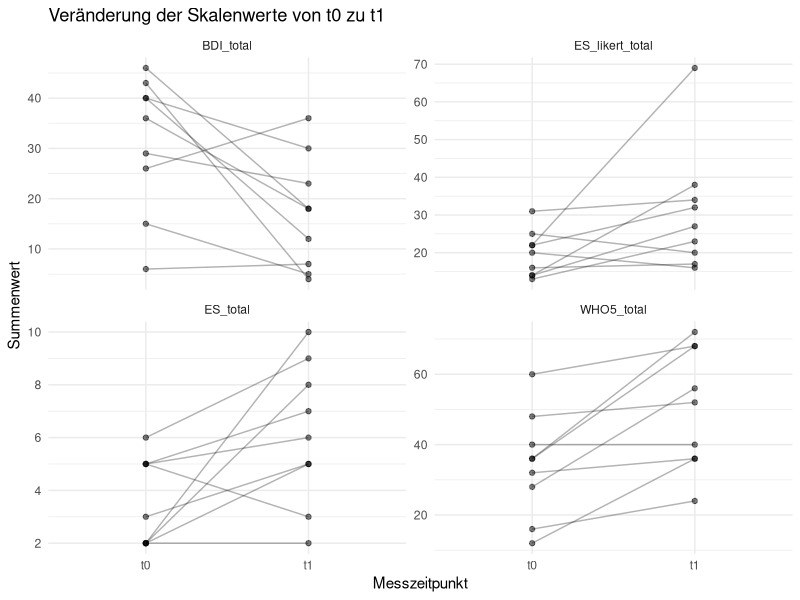
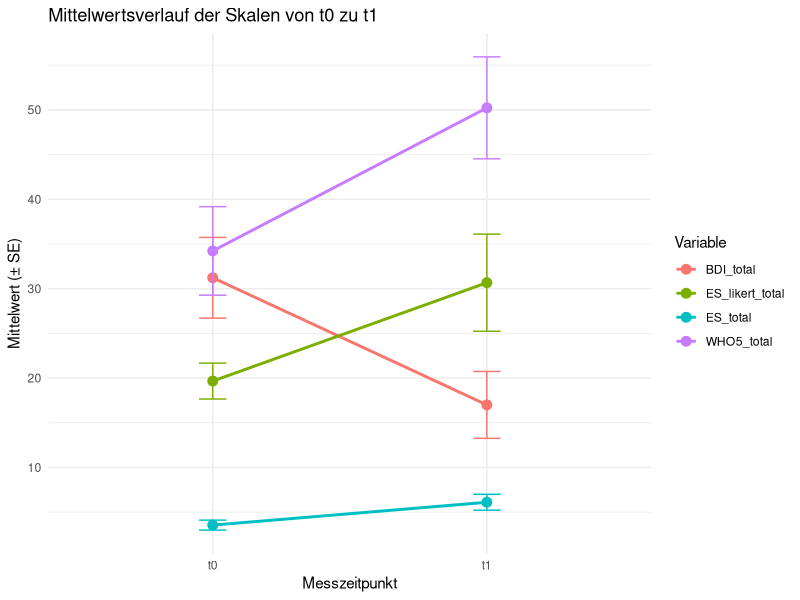

Generate these figures, in order, with R:
library(dplyr)
library(flextable)



lmu = read.csv2("lmu.csv")
#View(lmu)
#names(lmu)

# Neue Variable "Population" erstellen und auf "nicht-klinisch" setzen
lmu$Population <- "klinisch"
lmu <- lmu[, c("Population", setdiff(names(lmu), "Population"))]


# Unnötige Variablen entfernen


vars_to_remove <- c("Code_Studie", "Geburtsdatum",
                    "t0_WHOQOLBREF_3r", "t0_WHOQOLBREF_4r", "t0_WHOQOLBREF_26r", 
                    "t1_WHOQOLBREF_3r", "t1_WHOQOLBREF_4r", "t1_WHOQOLBREF_26r", 
                    "t0_WHO_ges", "t1_WHO_ges", "t0_BDI_ges", "t1_BDI_ges", 
                    "t0_ES_ges", "t1_ES_ges", "t0_ES_likert_ges", "t1_ES_likert_ges", 
                    "t0_CDRISC_ges", "t1_CDRISC_ges", 
                    "t0_WHOQOLBREF_Physical", "t0_WHOQOLBREF_Psychological", "t0_WHOQOLBREF_Environment", "t0_WHOQOLBREF_Social",
                    "t0_WHOQOLBREF_Physical100", "t0_WHOQOLBREF_Psychological100", "t0_WHOQOLBREF_Environment100", "t0_WHOQOLBREF_Social100", "t0_WHOQOLBREF_Total",
                    "t1_WHOQOLBREF_Physical", "t1_WHOQOLBREF_Psychological", "t1_WHOQOLBREF_Environment", "t1_WHOQOLBREF_Social",
                    "t1_WHOQOLBREF_Physical100", "t1_WHOQOLBREF_Psychological100", "t1_WHOQOLBREF_Environment100", "t1_WHOQOLBREF_Social100", "t1_WHOQOLBREF_Total",
                    "t0_BSI_Somatisierung", "t0_BSI_Zwanghaftigkeit", "t0_BSI_Sozialkontakt", "t0_BSI_Depressivität", "t0_BSI_Aengstlichkeit",
                    "t0_BSI_Aggressivitaet", "t0_BSI_Phobisch", "t0_BSI_Paranoid", "t0_BSI_Psychotizismus", "t0_BSI_GSI",
                    "t1_BSI_Somatisierung", "t1_BSI_Zwanghaftigkeit", "t1_BSI_Sozialkontakt", "t1_BSI_Depressivität", "t1_BSI_Aengstlichkeit",
                    "t1_BSI_Aggressivitaet", "t1_BSI_Phobisch", "t1_BSI_Paranoid", "t1_BSI_Psychotizismus", "t1_BSI_GSI")
prefixes_to_remove <- c("t0_PSI", "t0_CEQ", "t0_CTQ", "t0_WB_CU", "t0_MPQ", "t0_UCLA", 
                        "t0_SNQ", "t0_RSES", "t0_BRS", "t0_SOFAS", "t0_CIE", "t0_MADRS", 
                        "t0_ADP", "v4_GQ", "v4_CEQ", "t1_PSI", "t1_CEQ", "t1_CTQ", "t1_WB_CU", "t1_MPQ", "t1_UCLA", 
                        "t1_SNQ", "t1_RSES", "t1_BRS", "t1_SOFAS", "t1_CIE", "t1_MADRS", 
                        "t1_ADP", "t2", "t3")

columns_to_remove <- names(lmu)[sapply(names(lmu), function(x) any(startsWith(x, prefixes_to_remove)))]
columns_to_remove <- c(columns_to_remove, vars_to_remove)  

lmu <- lmu[, !names(lmu) %in% columns_to_remove]

# Entferne Drop Outs ect...
dropouts = table(lmu$Note) # 18 Drop outs 

lmu <- lmu %>%
  filter(!Note %in% c("missing", "Drop-Out", "Unterlagen fehlend", "DROP Out", "nicht vergeben", "DROP out", "Drop out"))


sum(is.na(lmu$t0_ES_1)) 


# Entferne ES = NA == 3 (einer noch nicht eingetragen) raus --> aktuell 32 probandinnen
lmu <- lmu %>%
  filter(!is.na(t0_ES_1))





# sample characteristics --------------------------------------------------

#alter abrunden
lmu$Alter = floor(lmu$Alter)
lmu$Geschlecht

# Demographics codieren
lmu$Geschlecht <- factor(lmu$Geschlecht, levels = c(1, 2, 3), labels = c("female", "male", "divers"))
lmu$Diag_Prim <- factor(
  lmu$Diag_Prim,
  levels = 1:12,
  labels = c(
    "Major Depressive Disorder",
    "Bipolare Störung",
    "Anxiety Disorder",
    "Obsessive-Compulsive Disorder",
    "Schizophrenia",
    "Schizoaffektive Erkrankung",
    "(k)PTBS",
    "Borderline Personality Disorder",
    "Andere Persönlichkeitsstörung",
    "ADHS",
    "Autism Spectrum Disorder",
    "Sonstige"
  )
)

lmu$t0_sozanam_familienstand <- factor(
  lmu$t0_sozanam_familienstand,
  levels = 1:5,
  labels = c("Single", "Partnered", "Married", "Divorced", "Widowed")
)

lmu$t0_sozanam_wohnsituation <- factor(
  lmu$t0_sozanam_wohnsituation,
  levels = 1:5,
  labels = c("Alleine", "Mit Partner", "Bei den Eltern", "WG", "TWG")
)

lmu$t0_sozanam_schulabschluss <- factor(
  lmu$t0_sozanam_schulabschluss,
  levels = 1:5,
  labels = c("Grundschule", "Hauptschule", "Realschule", "Fachabitur", "Abitur")
)

lmu$t0_sozanam_ausbildung <- factor(
  lmu$t0_sozanam_ausbildung,
  levels = 1:4,
  labels = c("keine begonnen", "abgeschlossen", "abgebrochen", "laufend")
)

lmu$t0_sozanam_studium <- factor(
  lmu$t0_sozanam_studium,
  levels = 1:5,
  labels = c("Nein", "Abgebrochen", "Bin dabei", "Bachelor", "Master (Diplom)")
)

lmu$t0_sozanam_geld <- factor(
  lmu$t0_sozanam_geld,
  levels = 1:5,
  labels = c("unter 100€", "100-250€", "250-500€", "500-1000€", "über 1000€")
)

lmu$t0_sozanam_berufstätig <- factor(
  lmu$t0_sozanam_berufstätig,
  levels = 1:4,
  labels = c("Employed", "Retired", "Unemployed", "Student")
)


summary_table <- lmu %>%
  group_by(Geschlecht) %>%
  summarise(
    Alter_Mean = mean(Alter, na.rm = TRUE),
    Alter_SD = sd(Alter, na.rm = TRUE),
    n = n()
  )



flextable(summary_table)


# characteristics erstellen 

characteristics_lmu <- lmu[, c(
  "Population",
  "Geschlecht",
  "Alter",
  "Diag_Prim",
  "t0_sozanam_familienstand",
  "t0_sozanam_wohnsituation",
  "t0_sozanam_geld",
  "t0_sozanam_schulabschluss",
  "t0_sozanam_ausbildung",
  "t0_sozanam_studium",
  "t0_sozanam_berufstätig"
)]

write.csv2(characteristics_lmu, file = "characteristics_lmu.csv")

#create Rasch df 

raschlmu <- lmu %>%
  select(starts_with("t0_ES_"), Population, Alter, Geschlecht) %>%
  select(-starts_with("t0_ES_likert"))

names(raschlmu) = c("ES_1", "ES_2", "ES_3", "ES_4", "ES_5", "ES_6", "ES_7", "ES_8", "ES_9", "ES_10", "Population", "age", "sex")

write.csv2(raschlmu, file = "raschlmu.csv")

# Create Datensatz für t0 -------------------------------------------------

vars_to_remove <- c("Note", "Alter", "Geschlecht", "Aufnahmedatum", "Entlassdatum", 
                    "Diag_Prim", "Diag_Kom1", "Diag_Kom2", "Diag_Notiz", "Diag_Verlauf",
                    "t0_sozanam_familienstand", "t0_sozanam_wohnsituation", "t0_sozanam_beschwerden",
                    "t0_sozanam_finanziell", "t0_sozanam_geld", "t0_sozanam_schulabschluss", 
                    "t0_sozanam_ausbildung", "t0_sozanam_studium", "t0_sozanam_bildung", 
                    "t0_sozanam_berufstätig", "t0_sozanam_arbeit", "t0_sozanam_konfession",
                    "t0_sozanam_konfession2", "t0_sozanam_konfession3", "t0_sozanam_schlaf", 
                    "t0_sozanam_schlaf2", "t0_sozanam_lebensbereiche1", "t0_sozanam_lebensbereich2",
                    "t0_sozanam_lebensbereich3", "t0_sozanam_lebensbereich4", "t0_sozanam_lebensbereich5",
                    "t0_sozanam_lebensbereich6", "t0_sozanam_lebensbereich7", "t0_sozanam_lebensqualität",
                    "t0_sozanam_erwartung", "t0_sozanam_beschwerdenbeginn", "t0_sozanam_aufenthalte1",
                    "t0_sozanam_aufenthalte2", "t0_sozanam_aufenthalte3", "t0_sozanam_ambulant1", 
                    "t0_sozanam_ambulant2", "t0_sozanam_ambulant3", "t0_sozanam_ambulant4", 
                    "t0_sozanam_ambulant5", "t0_sozanam_therapieverfahren", "t0_sozanam_selbstverletzt",
                    "t0_sozanam_selbstverletzt1", "t0_sozanam_selbstverletzt2", "t0_sozanam_selbstverletzt3",
                    "t0_sozanam_suizid", "t0_sozanam_suizid1", "t0_sozanam_suizid2", "t0_sozanam_suizid3",
                    "t0_sozanam_alkohol", "t0_sozanam_alkohol2", "t0_sozanam_alkohol3", 
                    "t0_sozanam_alkohol4", "t0_sozanam_zigaretten", "t0_sozanam_zigaretten2", 
                    "t0_sozanam_drogen", "t0_sozanam_drogen1")

lmu <- lmu[, !(names(lmu) %in% vars_to_remove)]


# clone df for longitudinal alanyses --------------------------------------

long = lmu



# create t0 df ------------------------------------------------------------

lmu <- lmu[, !grepl("^t1_", names(lmu))]


# Neue Namen für die Variablen in lmu definieren
new_names <- c("Population", "id", 
               paste0("WHO_", 1:5), 
               paste0("MINI_current_", 1:9), 
               paste0("MINI_past_", 1:9), 
               paste0("BDI_", 1:21), 
               paste0("ES_", 1:10), 
               paste0("ES_likert_", 1:10), 
               paste0("CDRISC_", 1:10), 
               paste0("WHOQOL_", 1:26), 
               paste0("BSI_", 1:53))

names(lmu) <- new_names


# PWB missing
missing_vars <- c("PWB_1", "PWB_2", "PWB_3", "PWB_4", "PWB_5", "PWB_6", "PWB_7", "PWB_8", 
                  "PWB_9", "PWB_10", "PWB_11", "PWB_12", "PWB_13", "PWB_14", "PWB_15", "PWB_16", "PWB_17", "PWB_18")

for (var in missing_vars) {
  if (!var %in% names(lmu)) {
    lmu[[var]] <- NA
  }
}

desired_order <- c("Population", "id", 
                   grep("^ES_[0-9]", names(lmu), value = TRUE),  # Nur ES_1 bis ES_10, aber nicht ES_likert_
                   grep("^ES_likert_", names(lmu), value = TRUE),
                   grep("^BDI_", names(lmu), value = TRUE),
                   grep("^MINI_current_", names(lmu), value = TRUE),
                   grep("^MINI_past_", names(lmu), value = TRUE),
                   grep("^WHOQOL_", names(lmu), value = TRUE),
                   grep("^PWB_", names(lmu), value = TRUE),
                   grep("^CDRISC_", names(lmu), value = TRUE),
                   grep("^WHO_", names(lmu), value = TRUE),
                   grep("^BSI_", names(lmu), value = TRUE))

lmu <- lmu[, desired_order]
#View(lmu)


# Skalenaggregation und Umkodieren  ---------------------------------------

# 1 missing in ES likert -> 1x mean umputation!

lmu$ES_total <- rowSums(lmu[, grep("^ES_[1-9]$|^ES_10$", colnames(lmu))], na.rm = TRUE)

# ES_likert mit mean imputation
# Auswahl der relevanten Items
es_items <- lmu[, grep("ES_likert", colnames(lmu))]

# Zeilenweise Mittelwert-Imputation
es_imputed <- t(apply(es_items, 1, function(row) {
  if (all(is.na(row))) {
    return(rep(NA, length(row)))  # keine Imputation bei komplett fehlender Zeile
  }
  row[is.na(row)] <- mean(row, na.rm = TRUE)
  return(row)
}))
# In Data Frame umwandeln
es_imputed <- as.data.frame(es_imputed)
colnames(es_imputed) <- colnames(es_items)
# Skalenwert berechnen
lmu$ES_likert_total <- rowSums(es_imputed)




lmu$BDI_total = rowSums(lmu[, grep("BDI_", colnames(lmu))], na.rm = TRUE)

# Erstellen der Gruppen basierend auf dem BDI_total Score
lmu$BDI_Group <- cut(lmu$BDI_total, 
                      breaks = c(-Inf, 13, 19, 28, Inf), 
                      labels = c("Group0: no depression / clinical irrelevant", 
                                 "Group1: mild depression", 
                                 "Group2: moderate depression", 
                                 "Group3: severe depression"), 
                      right = TRUE)

# Berechnung der Summe der MINI_current und MINI_past Variablen
mini_current_sum <- rowSums(lmu[, grep("^MINI_current_", colnames(lmu))], na.rm = TRUE)
mini_past_sum <- rowSums(lmu[, grep("^MINI_past_", colnames(lmu))], na.rm = TRUE)

# Codierung für Mini_lifetime_MDE (YES/NO)
lmu$Mini_lifetime_MDE <- ifelse(mini_past_sum >= 0 & mini_past_sum <= 4, "NO", 
                                 ifelse(mini_past_sum >= 5 & mini_past_sum <= 9, "YES", NA))

# Codierung für Mini_current_MDE (MDE/Subthreshold Depression/None)
lmu$Mini_current_MDE <- ifelse(mini_current_sum == 0, "None", 
                                ifelse(mini_current_sum >= 1 & mini_current_sum <= 4, "Subthreshold Depression", 
                                       ifelse(mini_current_sum >= 5 & mini_current_sum <= 9, "MDE", NA)))

# Als Faktoren codieren
lmu$Mini_lifetime_MDE <- factor(lmu$Mini_lifetime_MDE, levels = c("NO", "YES"))
lmu$Mini_current_MDE <- factor(lmu$Mini_current_MDE, levels = c("None", "Subthreshold Depression", "MDE"))

# Erstellung der Gruppen basierend auf Mini_current_MDE und Mini_lifetime_MDE
lmu$MINI_Group <- ifelse(lmu$Mini_current_MDE == "None" & lmu$Mini_lifetime_MDE == "NO", "Group0: No history of MDE - healthy",
                          ifelse(lmu$Mini_current_MDE == "None" & lmu$Mini_lifetime_MDE == "YES", "Group1: Full remission",
                                 ifelse(lmu$Mini_current_MDE == "Subthreshold Depression" & lmu$Mini_lifetime_MDE == "NO", "Group2: First subthreshold depressive episode",
                                        ifelse(lmu$Mini_current_MDE == "MDE" & lmu$Mini_lifetime_MDE == "NO", "Group3: First depressive episode",
                                               ifelse(lmu$Mini_current_MDE == "Subthreshold Depression" & lmu$Mini_lifetime_MDE == "YES", "Group4: History of MDE + current subthreshold",
                                                      ifelse(lmu$Mini_current_MDE == "MDE" & lmu$Mini_lifetime_MDE == "YES", "Group5: History of MDE + current MDE", NA))))))

# Optional: Als Faktor kodieren, um die Gruppen geordnet darzustellen
lmu$MINI_Group <- factor(lmu$MINI_Group, levels = c("Group0: No history of MDE - healthy", 
                                                      "Group1: Full remission", 
                                                      "Group2: First subthreshold depressive episode", 
                                                      "Group3: First depressive episode", 
                                                      "Group4: History of MDE + current subthreshold", 
                                                      "Group5: History of MDE + current MDE"))




# WHOQOL_bref

# Umkodierung der WHOQOL_3, WHOQOL_4 und WHOQOL_26 mit recode()
lmu$WHOQOL_3 <- dplyr::recode(lmu$WHOQOL_3, `1` = 5, `2` = 4, `3` = 3, `4` = 2, `5` = 1)
lmu$WHOQOL_4 <- dplyr::recode(lmu$WHOQOL_4, `1` = 5, `2` = 4, `3` = 3, `4` = 2, `5` = 1)
lmu$WHOQOL_26 <- dplyr::recode(lmu$WHOQOL_26, `1` = 5, `2` = 4, `3` = 3, `4` = 2, `5` = 1)



# Berechnung der 4 WHOQOL-Domains (Konvertiert 0 - 100)


# Physical Health Domain (konvertiert)
lmu$WHOQOL_Physical_Health_Converted <- (4 * rowMeans(lmu[, c("WHOQOL_3", "WHOQOL_4", "WHOQOL_10", "WHOQOL_15", "WHOQOL_16", "WHOQOL_17", "WHOQOL_18")], na.rm = TRUE) - 4) * (100 / 16)

# Psychological Domain (konvertiert)
lmu$WHOQOL_Psychological_Converted <- (4 * rowMeans(lmu[, c("WHOQOL_5", "WHOQOL_6", "WHOQOL_7", "WHOQOL_11", "WHOQOL_19", "WHOQOL_26")], na.rm = TRUE) - 4) * (100 / 16)

# Social Relationships Domain (konvertiert)
lmu$WHOQOL_Social_Relationships_Converted <- (4 * rowMeans(lmu[, c("WHOQOL_20", "WHOQOL_21", "WHOQOL_22")], na.rm = TRUE) - 4) * (100 / 16)

# Environment Domain (konvertiert)
lmu$WHOQOL_Environment_Converted <- (4 * rowMeans(lmu[, c("WHOQOL_8", "WHOQOL_9", "WHOQOL_12", "WHOQOL_13", "WHOQOL_14", "WHOQOL_23", "WHOQOL_24", "WHOQOL_25")], na.rm = TRUE) - 4) * (100 / 16)

# QOL total (Diese Berechnung ist so eigentlich nicht vorgesehen)
lmu$WHOQOL_total <- rowMeans(lmu[, c("WHOQOL_Physical_Health_Converted", "WHOQOL_Psychological_Converted", "WHOQOL_Social_Relationships_Converted", "WHOQOL_Environment_Converted")], na.rm = TRUE)


# PWB

#lmu$PWB_1 <- dplyr::recode(lmu$PWB_1, `1` = 6, `2` = 5, `3` = 4, `4` = 3, `5` = 2, `6` = 1)
#lmu$PWB_3 <- dplyr::recode(lmu$PWB_3, `1` = 6, `2` = 5, `3` = 4, `4` = 3, `5` = 2, `6` = 1)
#lmu$PWB_5 <- dplyr::recode(lmu$PWB_5, `1` = 6, `2` = 5, `3` = 4, `4` = 3, `5` = 2, `6` = 1)
#lmu$PWB_6 <- dplyr::recode(lmu$PWB_6, `1` = 6, `2` = 5, `3` = 4, `4` = 3, `5` = 2, `6` = 1)
#lmu$PWB_8 <- dplyr::recode(lmu$PWB_8, `1` = 6, `2` = 5, `3` = 4, `4` = 3, `5` = 2, `6` = 1)
#lmu$PWB_10 <- dplyr::recode(lmu$PWB_10, `1` = 6, `2` = 5, `3` = 4, `4` = 3, `5` = 2, `6` = 1)
#lmu$PWB_11 <- dplyr::recode(lmu$PWB_11, `1` = 6, `2` = 5, `3` = 4, `4` = 3, `5` = 2, `6` = 1)
#lmu$PWB_14 <- dplyr::recode(lmu$PWB_14, `1` = 6, `2` = 5, `3` = 4, `4` = 3, `5` = 2, `6` = 1)

#lmu$PWB_Autonomy = rowSums(lmu[,c("PWB_1", "PWB_9", "PWB_17")])
#lmu$PWB_Environmental_Mastery = rowSums(lmu[,c("PWB_2", "PWB_11", "PWB_18")])
#lmu$PWB_Personal_Growth = rowSums(lmu[,c("PWB_4", "PWB_12", "PWB_14")])
#lmu$PWB_Rositive_Relations = rowSums(lmu[,c("PWB_5", "PWB_10", "PWB_13")])
#lmu$PWB_Purpose_of_life = rowSums(lmu[,c("PWB_6", "PWB_8", "PWB_15")])
#lmu$PWB_Self_Acceptance = rowSums(lmu[,c("PWB_3", "PWB_7", "PWB_16")])

#lmu$PWB_total = rowSums(lmu[,c("PWB_Autonomy", "PWB_Environmental_Mastery", "PWB_Personal_Growth","PWB_Rositive_Relations","PWB_Purpose_of_life", "PWB_Self_Acceptance"  )])

# Leere Variablen mit NA erstellen (gleiche Länge wie lmu)
lmu$PWB_Autonomy <- NA
lmu$PWB_Environmental_Mastery <- NA
lmu$PWB_Personal_Growth <- NA
lmu$PWB_Rositive_Relations <- NA
lmu$PWB_Purpose_of_life <- NA
lmu$PWB_Self_Acceptance <- NA
lmu$PWB_total <- NA



#RISC, WHO
lmu$CDRISC_total <- rowSums(lmu[, grep("^CDRISC_", colnames(lmu))], na.rm = TRUE)
lmu$WHO_total = rowSums(lmu[, grep("WHO_[1-5]", colnames(lmu))], na.rm = TRUE) * 4
# Erstellen der Variable ES_likert_WHO als Summe der letzten 5 ES_likert Items
lmu$ES_likert_WHO <- rowSums(lmu[, c("ES_likert_6", "ES_likert_7", "ES_likert_8", "ES_likert_9", "ES_likert_10")], na.rm = TRUE)

# Berechnung der GSI (Global Severity Index) als Mittelwert aller BSI-Items von 1 bis 53
lmu$GSI <- rowMeans(lmu[, paste0("BSI_", 1:53)], na.rm = TRUE)


# Berechnung der Summenwerte für die einzelnen BSI-Skalen

# Somatisierung
lmu$BSI_Somatisierung <- rowSums(lmu[, c("BSI_2", "BSI_7", "BSI_23", "BSI_29", "BSI_30", "BSI_33", "BSI_37")], na.rm = TRUE)

# Zwanghaftigkeit
lmu$BSI_Zwanghaftigkeit <- rowSums(lmu[, c("BSI_5", "BSI_15", "BSI_26", "BSI_27", "BSI_32", "BSI_36")], na.rm = TRUE)

# Unsicherheit im Sozialkontakt
lmu$BSI_Sozialkontakt <- rowSums(lmu[, c("BSI_20", "BSI_21", "BSI_22", "BSI_42")], na.rm = TRUE)

# Depressivität
lmu$BSI_Depressivität <- rowSums(lmu[, c("BSI_9", "BSI_16", "BSI_17", "BSI_18", "BSI_35", "BSI_50")], na.rm = TRUE)

# Ängstlichkeit
lmu$BSI_Ängstlichkeit <- rowSums(lmu[, c("BSI_1", "BSI_12", "BSI_19", "BSI_38", "BSI_45", "BSI_49")], na.rm = TRUE)

# Aggressivität / Feindseligkeit
lmu$BSI_Aggressivität <- rowSums(lmu[, c("BSI_6", "BSI_13", "BSI_40", "BSI_41", "BSI_46")], na.rm = TRUE)

# Phobische Angst
lmu$BSI_Phobische_Angst <- rowSums(lmu[, c("BSI_8", "BSI_28", "BSI_31", "BSI_43", "BSI_47")], na.rm = TRUE)

# Paranoides Denken
lmu$BSI_Paranoides_Denken <- rowSums(lmu[, c("BSI_4", "BSI_10", "BSI_24", "BSI_48", "BSI_51")], na.rm = TRUE)

# Psychotizismus
lmu$BSI_Psychotizismus <- rowSums(lmu[, c("BSI_3", "BSI_14", "BSI_34", "BSI_44", "BSI_53")], na.rm = TRUE)

# Zusatzskala
lmu$BSI_Zusatz <- rowSums(lmu[, c("BSI_11", "BSI_25", "BSI_39", "BSI_52")], na.rm = TRUE)

# Datensatz clean speichern 
write.csv2(lmu, file = "cleanlmu_t0.csv", row.names = FALSE)

#relevant variables for characteristics table 

lmu_variables = lmu[, c(
  "ES_total",
  "ES_likert_total",
  "BDI_total",
  "WHOQOL_total",
  "PWB_Autonomy",
  "PWB_Environmental_Mastery",
  "PWB_Personal_Growth",
  "PWB_Rositive_Relations",
  "PWB_Purpose_of_life",
  "PWB_Self_Acceptance",
  "PWB_total",
  "CDRISC_total",
  "GSI",
  "WHO_total"
)]

write.csv2(lmu_variables, file = "lmu_variables.csv")


# Longitudinal df ---------------------------------------------------------



View(long)

#Entferne Probanden ohne t1 Werte im WHO --> 7 !!, bleiben 25 übrig 
long <- long %>%
  filter(!is.na(t1_WHO5_1))

long$t1_ES_likert_3[1] # diesen Wert muss du ändern 

# hier musst du nochmal mit imputieren für den ES_likert!!!
# plus ein missing im BDI !

# Summenvariablen erstellen
long$t0_WHO5_total <- rowSums(long[, grep("^t0_WHO5_", names(long))], na.rm = TRUE)*4
long$t1_WHO5_total <- rowSums(long[, grep("^t1_WHO5_", names(long))], na.rm = TRUE)*4

long$t0_BDI_total <- rowSums(long[, grep("^t0_BDI_", names(long))], na.rm = TRUE)
long$t1_BDI_total <- rowSums(long[, grep("^t1_BDI_", names(long))], na.rm = TRUE)

long$t0_ES_total <- rowSums(long[, grep("^t0_ES_[0-9]", names(long))], na.rm = TRUE)
long$t1_ES_total <- rowSums(long[, grep("^t1_ES_[0-9]", names(long))], na.rm = TRUE)

long$t0_ES_likert_total <- rowSums(long[, grep("^t0_ES_likert_", names(long))], na.rm = TRUE)
long$t1_ES_likert_total <- rowSums(long[, grep("^t1_ES_likert_", names(long))], na.rm = TRUE)

library(tidyverse)

# Schritt 1: Daten in Long-Format bringen
long_change <- long %>%
  select(ID_Nummer,
         t0_WHO5_total, t1_WHO5_total,
         t0_BDI_total, t1_BDI_total,
         t0_ES_total, t1_ES_total,
         t0_ES_likert_total, t1_ES_likert_total) %>%
  pivot_longer(
    cols = -ID_Nummer,
    names_to = c("timepoint", "variable"),
    names_pattern = "t(\\d)_(.*)",
    values_to = "value"
  ) %>%
  mutate(timepoint = paste0("t", timepoint))

# Schritt 2: Plot erstellen
ggplot(long_change, aes(x = timepoint, y = value, group = ID_Nummer)) +
  geom_line(alpha = 0.3) +
  geom_point(alpha = 0.5) +
  facet_wrap(~ variable, scales = "free_y") +
  labs(
    title = "Veränderung der Skalenwerte von t0 zu t1",
    x = "Messzeitpunkt",
    y = "Summenwert"
  ) +
  theme_minimal()


# Mittelwerte und Standardfehler berechnen
summary_stats <- long_change %>%
  group_by(variable, timepoint) %>%
  summarise(
    mean = mean(value, na.rm = TRUE),
    se = sd(value, na.rm = TRUE) / sqrt(sum(!is.na(value))),
    .groups = "drop"
  )

# Plot erstellen
ggplot(summary_stats, aes(x = timepoint, y = mean, group = variable)) +
  geom_line(aes(color = variable), size = 1) +
  geom_point(aes(color = variable), size = 3) +
  geom_errorbar(aes(ymin = mean - se, ymax = mean + se, color = variable), width = 0.1) +
  labs(
    title = "Mittelwertsverlauf der Skalen von t0 zu t1",
    x = "Messzeitpunkt",
    y = "Mittelwert (± SE)",
    color = "Variable"
  ) +
  theme_minimal()


# Responder ---------------------------------------------------------------

#WHO
long <- long %>%
  mutate(
    WHO_change = t1_WHO5_total - t0_WHO5_total,
    WHO_responder = ifelse(WHO_change >= 10, "Yes", "No")
  )


long <- long %>%
  mutate(
    BDI_change = (t1_BDI_total - t0_BDI_total),
    BDI_change_percent = (t0_BDI_total - t1_BDI_total) / t0_BDI_total,
    BDI_responder = ifelse(BDI_change_percent >= 0.5 & !is.na(BDI_change_percent), "Yes", "No")
  )



# Datensatz clean speichern 
write.csv2(long, file = "long.csv", row.names = FALSE)
